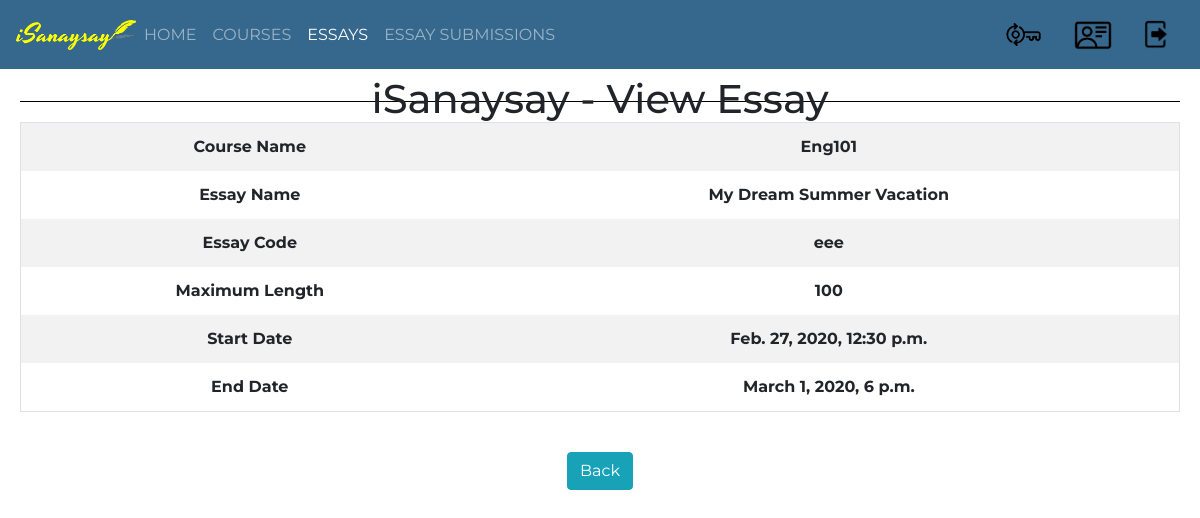
The app's page /isanaysay/view_essay/2 (signed in) with its own data.
### users/models.py (models this page shows, shortened)
class Essay(models.Model):
    course = models.ForeignKey(Course, verbose_name="Course", on_delete = models.CASCADE)
    name = models.CharField(verbose_name="Essay Name", max_length=300)
    essay_description = models.CharField(verbose_name="Essay Description", max_length=1500)
    essay_code = models.CharField(verbose_name="Essay Code", max_length=100)
    maximum_length = models.IntegerField(verbose_name="Maximum Length")
    start_date_time = models.DateTimeField(verbose_name="Essay Start Date and Time")
    end_date_time = models.DateTimeField(verbose_name="Essay End Date and Time")
    criteria_no_1 = models.FloatField(verbose_name="Grammar",default=0)
    criteria_no_2 = models.FloatField(verbose_name="Spelling",default=0)
    criteria_no_3 = models.FloatField(verbose_name="Content",default=0)
    words = models.CharField(verbose_name="Words",max_length=10000,default="")

class Course(models.Model):
    pass
    semester_Choices = (
        ('A', 'First Semester'),
        ('B', 'Second Semester'),
        ('C', 'Summer'),
    )
    shoolYear_Choices = (
        ('1', '2019-2020'),
        ('2', '2020-2021'),
        ('3', '2021-2022'),
    )
    name = models.CharField(verbose_name="Course Name", max_length=128)
    course_code = models.CharField(verbose_name="Course Code", max_length=128)
    course_description = models.CharField(verbose_name="Course Description", max_length=500)
    course_detail = models.CharField(verbose_name="Course Detail", max_length=100)
    course_unit = models.IntegerField(verbose_name="Course Units", default=3)
    course_semester = models.CharField(max_length=1,choices=semester_Choices, default='A', verbose_name="Semester")
    course_school_year = models.CharField(max_length=1,choices=shoolYear_Choices, default='20', verbose_name="School Year")
    start_date = models.DateField(verbose_name="Course Start Date")
    end_date = models.DateField(verbose_name="Course End Date")
    students = models.ManyToManyField(CustomUser, related_name='students_enrolled')
    teacher = models.ForeignKey(CustomUser, verbose_name="Teacher", on_delete = models.CASCADE)
    def __str__(self):
        return "%s" % self.course_code

### users/views.py (the view)
# urls.py: url(r'^view_essay/(?P<essay_id>\d+)$', view_essay, name='view-essay'),
def view_essay(request,essay_id):
    if request.user.is_authenticated:
    	template = "view_essay.html"
    	essay = Essay.objects.get(id=int(essay_id))
    	context = {
    		'essay': essay,
    	}
    	return render(request, template, context)
    else:
        return HttpResponseRedirect(reverse_lazy('index'))

### templates/view_essay.html (shortened to what this page needs)
{% extends 'base.html' %}
{% block content %}
	<div id="parent"><div id="child"><br/><br/>
		<h1>iSanaysay - View Essay</h1>
			<table class="table table-bordered table-striped">
				<tbody>
					<tr>
						<th>Course Name</th>
						<th>{{ essay.course }}</th>
					</tr>
					<tr>
						<th>Essay Name</th>
						<th>{{ essay.name }}</th>
					</tr>
					<tr>
						<th>Essay Code</th>
						<th>{{ essay.essay_code }}</th>
					</tr>
					<tr>
						<th>Maximum Length</th>
						<th>{{ essay.maximum_length }}</th>
					</tr>
					<tr>
						<th>Start Date</th>
						<th>{{ essay.start_date_time }}</th>
					</tr>
					<tr>
						<th>End Date</th>
						<th>{{ essay.end_date_time }}</th>
					</tr>
				</tbody>
			</table><br/>
		<a href="{% url 'view-essays' %}" class="btn btn-info">Back</a>
	</div></div>
{% endblock %}

### templates/base.html (style rules this page uses)
h1 { width: 100%; text-align: center; border-bottom: 1px solid #000; line-height: 0.1em; margin: 10px 0 20px; }
body { font-family: 'Montserrat'; }
.table-bordered td, .table-bordered th { border:0; }
#parent { display: table; width: 100%; }
#child { display: table-cell; text-align: center; vertical-align: middle; padding-left:20px; padding-right:20px; }

### records on screen
Essay: course "Eng101", name "My Dream Summer Vacation", essay_code "eee", maximum_length "100", start_date_time "Feb. 27, 2020, 12:30 p.m.", end_date_time "March 1, 2020, 6 p.m."
